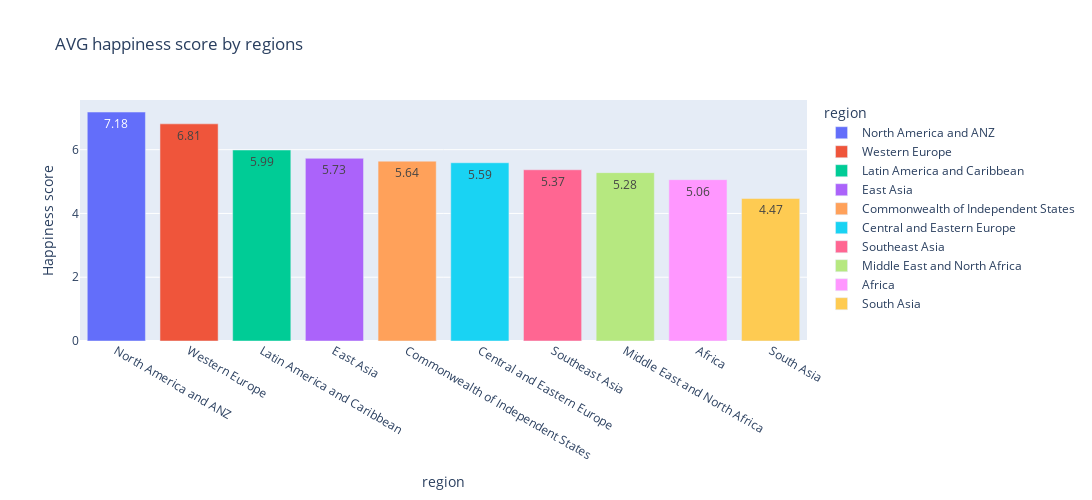

Notebook source saved alongside this figure:
### Code cell
plotly_bars(region, region['region'], region['happiness_score'].round(2), 'AVG happiness score by regions', region['region'], 'Region', 'Happiness score')

### Figure 1 — Plotly figure (JSON) as saved in the notebook; plotly's stock layout.template omitted (floating-point values rounded to 4 significant figures)
{"data": [{"alignmentgroup": "True", "hovertemplate": "region=%{x}<br>Happiness score=%{y}<extra></extra>", "legendgroup": "North America and ANZ", "marker": {"color": "#636efa", "pattern": {"shape": ""}}, "name": "North America and ANZ", "offsetgroup": "North America and ANZ", "orientation": "v", "showlegend": true, "textposition": "auto", "texttemplate": "%{y}", "type": "bar", "x": ["North America and ANZ"], "xaxis": "x", "y": [7.18], "yaxis": "y"}, {"alignmentgroup": "True", "hovertemplate": "region=%{x}<br>Happiness score=%{y}<extra></extra>", "legendgroup": "Western Europe", "marker": {"color": "#EF553B", "pattern": {"shape": ""}}, "name": "Western Europe", "offsetgroup": "Western Europe", "orientation": "v", "showlegend": true, "textposition": "auto", "texttemplate": "%{y}", "type": "bar", "x": ["Western Europe"], "xaxis": "x", "y": [6.81], "yaxis": "y"}, {"alignmentgroup": "True", "hovertemplate": "region=%{x}<br>Happiness score=%{y}<extra></extra>", "legendgroup": "Latin America and Caribbean", "marker": {"color": "#00cc96", "pattern": {"shape": ""}}, "name": "Latin America and Caribbean", "offsetgroup": "Latin America and Caribbean", "orientation": "v", "showlegend": true, "textposition": "auto", "texttemplate": "%{y}", "type": "bar", "x": ["Latin America and Caribbean"], "xaxis": "x", "y": [5.99], "yaxis": "y"}, {"alignmentgroup": "True", "hovertemplate": "region=%{x}<br>Happiness score=%{y}<extra></extra>", "legendgroup": "East Asia", "marker": {"color": "#ab63fa", "pattern": {"shape": ""}}, "name": "East Asia", "offsetgroup": "East Asia", "orientation": "v", "showlegend": true, "textposition": "auto", "texttemplate": "%{y}", "type": "bar", "x": ["East Asia"], "xaxis": "x", "y": [5.73], "yaxis": "y"}, {"alignmentgroup": "True", "hovertemplate": "region=%{x}<br>Happiness score=%{y}<extra></extra>", "legendgroup": "Commonwealth of Independent States", "marker": {"color": "#FFA15A", "pattern": {"shape": ""}}, "name": "Commonwealth of Independent States", "offsetgroup": "Commonwealth of Independent States", "orientation": "v", "showlegend": true, "textposition": "auto", "texttemplate": "%{y}", "type": "bar", "x": ["Commonwealth of Independent States"], "xaxis": "x", "y": [5.64], "yaxis": "y"}, {"alignmentgroup": "True", "hovertemplate": "region=%{x}<br>Happiness score=%{y}<extra></extra>", "legendgroup": "Central and Eastern Europe", "marker": {"color": "#19d3f3", "pattern": {"shape": ""}}, "name": "Central and Eastern Europe", "offsetgroup": "Central and Eastern Europe", "orientation": "v", "showlegend": true, "textposition": "auto", "texttemplate": "%{y}", "type": "bar", "x": ["Central and Eastern Europe"], "xaxis": "x", "y": [5.59], "yaxis": "y"}, {"alignmentgroup": "True", "hovertemplate": "region=%{x}<br>Happiness score=%{y}<extra></extra>", "legendgroup": "Southeast Asia", "marker": {"color": "#FF6692", "pattern": {"shape": ""}}, "name": "Southeast Asia", "offsetgroup": "Southeast Asia", "orientation": "v", "showlegend": true, "textposition": "auto", "texttemplate": "%{y}", "type": "bar", "x": ["Southeast Asia"], "xaxis": "x", "y": [5.37], "yaxis": "y"}, {"alignmentgroup": "True", "hovertemplate": "region=%{x}<br>Happiness score=%{y}<extra></extra>", "legendgroup": "Middle East and North Africa", "marker": {"color": "#B6E880", "pattern": {"shape": ""}}, "name": "Middle East and North Africa", "offsetgroup": "Middle East and North Africa", "orientation": "v", "showlegend": true, "textposition": "auto", "texttemplate": "%{y}", "type": "bar", "x": ["Middle East and North Africa"], "xaxis": "x", "y": [5.28], "yaxis": "y"}, {"alignmentgroup": "True", "hovertemplate": "region=%{x}<br>Happiness score=%{y}<extra></extra>", "legendgroup": "Africa", "marker": {"color": "#FF97FF", "pattern": {"shape": ""}}, "name": "Africa", "offsetgroup": "Africa", "orientation": "v", "showlegend": true, "textposition": "auto", "texttemplate": "%{y}", "type": "bar", "x": ["Africa"], "xaxis": "x", "y": [5.06], "yaxis": "y"}, {"alignmentgroup": "True", "hovertemplate": "region=%{x}<br>Happiness score=%{y}<extra></extra>", "legendgroup": "South Asia", "marker": {"color": "#FECB52", "pattern": {"shape": ""}}, "name": "South Asia", "offsetgroup": "South Asia", "orientation": "v", "showlegend": true, "textposition": "auto", "texttemplate": "%{y}", "type": "bar", "x": ["South Asia"], "xaxis": "x", "y": [4.47], "yaxis": "y"}], "layout": {"barmode": "relative", "height": 500, "legend": {"title": {"text": "region"}, "tracegroupgap": 0}, "title": {"text": "AVG happiness score by regions"}, "width": 1400, "xaxis": {"anchor": "y", "categoryarray": ["North America and ANZ", "Western Europe", "Latin America and Caribbean", "East Asia", "Commonwealth of Independent States", "Central and Eastern Europe", "Southeast Asia", "Middle East and North Africa", "Africa", "South Asia"], "categoryorder": "array", "domain": [0, 1], "title": {"text": "region"}}, "yaxis": {"anchor": "x", "domain": [0, 1], "title": {"text": "Happiness score"}}}}
